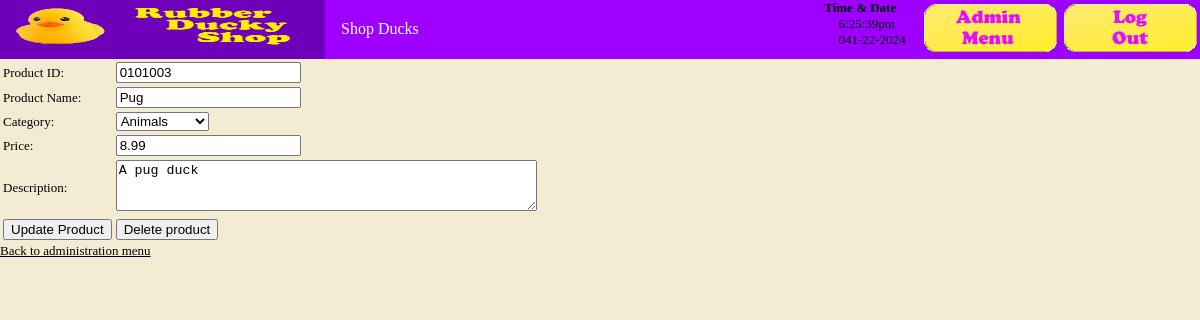
The page /edit_product_form.php?productid=0101003 (signed in) on the database its author committed.
### tables this page shows
create table product
(
   productid char(7) not null primary key,
   title char(100),
   catid int unsigned,
   price float(4,2) not null,
   description varchar(255)
);

create table categories
(
  catid int unsigned not null auto_increment primary key,
  catname char(60) not null
);

### product_fns.php (called while the page is built, shortened)
<?php
function get_categories() {
   $conn = db_connect();
   $query = "select catid, catname from categories";
   $result = @$conn->query($query);
   $num_cats = @$result->num_rows;
   $result = db_result_to_array($result);
   return $result;
}
function get_product_details($productid) {
  $conn = db_connect();
  $query = "select * from product where productid='".$conn->real_escape_string($productid)."'";
  $result = @$conn->query($query);
  $result = @$result->fetch_assoc();
  return $result;
}
?>

### db_fns_duck.php (called while the page is built, shortened)
<?php
function db_result_to_array($result) {
   $res_array = array();
   for ($count=0; $row = $result->fetch_assoc(); $count++) {
     $res_array[$count] = $row;
   }
   return $res_array;
}
?>

### admin_fns_duck.php (the view, shortened to what this page needs)
<?php
function display_product_form($product = '') {
  $edit = is_array($product);
?>
  <form method="post"
        action="<?php echo $edit ? 'edit_product.php' : 'insert_product.php';?>">
  <table border="0">
  <tr>
    <td>Product ID:</td>
    <td><input type="text" name="productid"
         value="<?php echo htmlspecialchars($edit ? $product['productid'] : ''); ?>" /></td>
  </tr>
  <tr>
    <td>Product Name:</td>
    <td><input type="text" name="title"
         value="<?php echo htmlspecialchars($edit ? $product['title'] : ''); ?>" /></td>
  </tr>
   <tr>
      <td>Category:</td>
      <td><select name="catid">
      <?php
          $cat_array=get_categories();
          foreach ($cat_array as $thiscat) {
               echo "<option value=\"".htmlspecialchars($thiscat['catid'])."\"";
               if (($edit) && ($thiscat['catid'] == $product['catid'])) {
                   echo " selected";
               }
               echo ">".htmlspecialchars($thiscat['catname'])."</option>";
          }
          ?>
          </select>
        </td>
   </tr>
   <tr>
    <td>Price:</td>
    <td><input type="text" name="price"
               value="<?php echo htmlspecialchars($edit ? $product['price'] : ''); ?>" /></td>
   </tr>
   <tr>
     <td>Description:</td>
     <td><textarea rows="3" cols="50"
          name="description"><?php echo htmlspecialchars($edit ? $product['description'] : ''); ?></textarea></td>
    </tr>
    <tr>
      <td <?php if (!$edit) { echo "colspan=2"; }?> align="center">
        <input type="submit"
               value="<?php echo $edit ? 'Update' : 'Add'; ?> Product" />
        </form></td>
        <?php
           if ($edit) {
             echo "<td>
                   <form method=\"post\" action=\"delete_product.php\">
                   <input type=\"hidden\" name=\"productid\"
                    value=\"".htmlspecialchars($product['productid'])."\" />
                   <input type=\"submit\" value=\"Delete product\"/>
                   </form></td>";
            }
          ?>
<?php
}
?>

### output_fns_duck.php (style rules this page uses)
body { font-family: Cooper Black; font-size: 13px ; margin: 0px ; background-color:#F4ECD2 }
li, td { font-family: Cooper Black; font-size: 13px }

### rows shown on the page
product: productid "0101003", title "Pug", catid "Animals", price "8.99", description "A pug duck"

### other values the page prints
$name "Back to administration menu"
